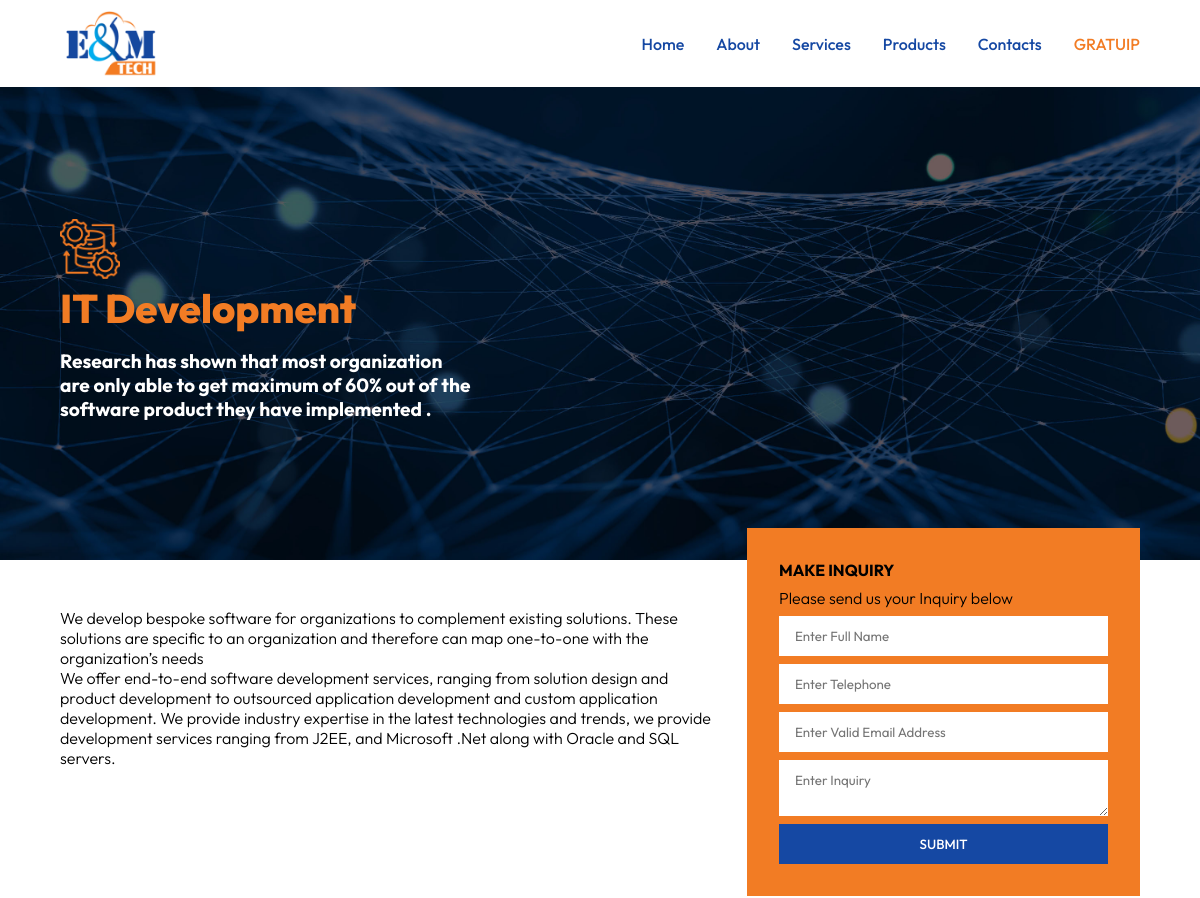
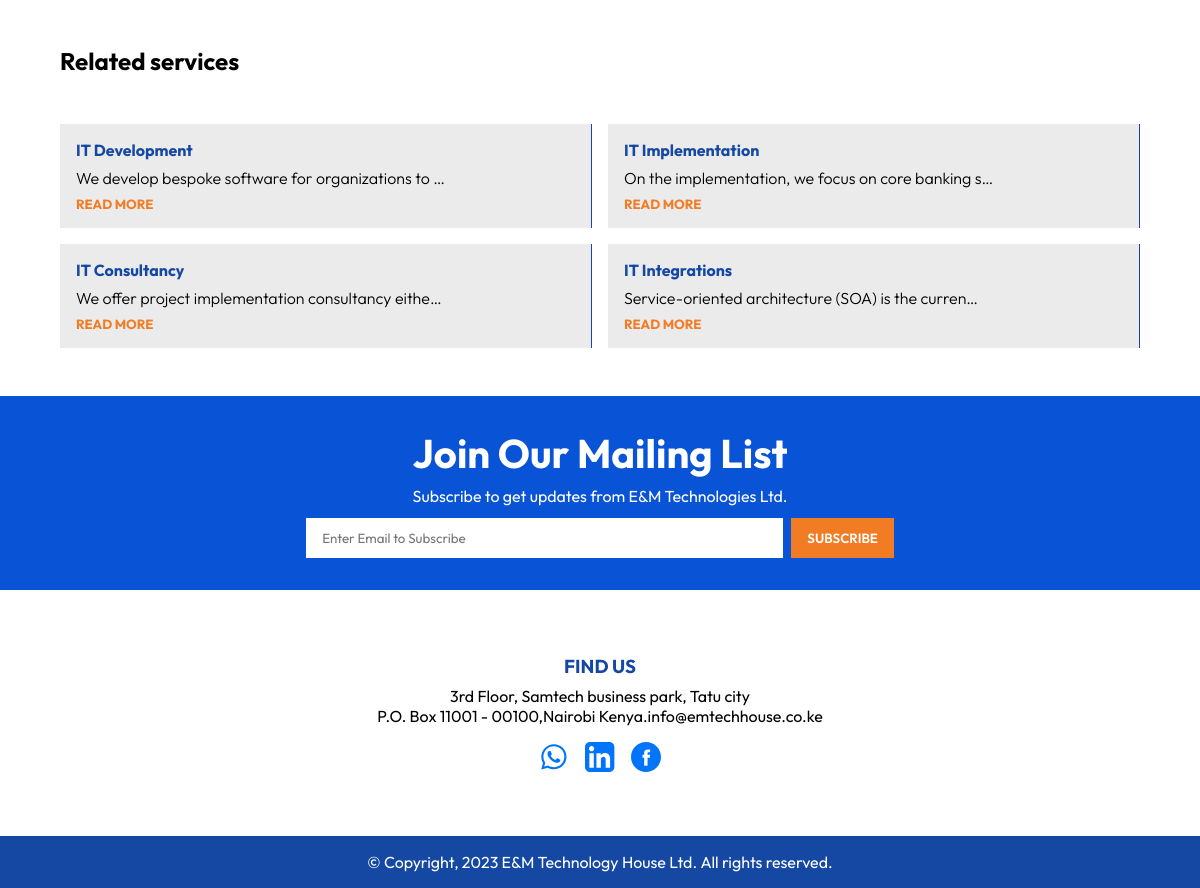
/1/, run on the app's committed database (2 pictures, top to bottom).
### website/models.py (models this page shows, shortened)
class Services(models.Model):
    bg_image = models.ImageField(null=True, blank=True, upload_to='images/service/')
    image = models.ImageField(null=True, blank=True, upload_to='images/service/')
    title= models.CharField(max_length=50)
    description = models.TextField(null=True)
    class Meta:
        verbose_name_plural = "Services"

### website/views.py (the view)
# urls.py: path('<id>/', views.services_detail, name='services_detail'),
def services_detail(request,id):
    services = Services.objects.all()
    serves = get_object_or_404(Services,pk=id)
    return render(request, 'services_detail.html', {"serves" : serves, 'services': services})

### website/templates/services_detail.html (shortened to what this page needs)
{% extends 'base.html'%}
{% load static %}
{% block content %}
    <section class="about-header" style="background-image: url('{{ serves.bg_image.url }}'); background-position: center; background-size: cover;">
        <div class="header-wrapper" >
            <div class="about-half-one" data-aos="fade-up">
                <img src="{{ serves.image.url }}" alt="{{ serves.title }}" width="60px" data-aos="fade-up"/>
                <h3 data-aos="fade-up">{{ serves.title }}</h3>
                <h4 class="contactshead">Research has shown that most organization are only able to get maximum of 60% out of the software product they have implemented .</h4>
            </div>
    </div>
    </section>
    <section class="detailed-content" data-aos="fade-up">
            <div data-aos="fade-up" class="service-body-out" data-aos="fade-up">
                <p data-aos="fade-up">{{ serves.description | safe | linebreaks }}</p>
            </div>
            <div class="reach-out">
                <form class="reachout">
                    <h4>MAKE INQUIRY</h4>
                    <p>Please send us your Inquiry below</p>
                    <input type="text" placeholder="Enter Full Name" required/>
                    <input type="phone" placeholder="Enter Telephone" required/>
                    <input type="email" placeholder="Enter Valid Email Address" required/>
                    <textarea placeholder="Enter Inquiry"></textarea>
                    <button type="submit">SUBMIT</button>
                </form>
            </div>
    </section>
    <section class="detailed-content" data-aos="fade-up">
        <h1>Related services</h1>
    </section>
    <section class="main-services" >
        {% for serve in services %}
            <a href="{% url 'services_detail' serve.id %}">
                <div data-aos="fade-up" class="services_subs" data-aos="fade-up">
                    <h4 data-aos="fade-up">{{ serve.title }}</h4>
                    <p data-aos="fade-up">{{ serve.description |truncatechars:50 }}</p>
                    <h5>READ MORE</h5>
                </div>
            </a>
        {% endfor %}
    </section>
    <section class="newsletter">
        <h3>Join Our Mailing List</h3>
        <p>Subscribe to get updates from E&M Technologies Ltd.</p>
        <forms class="mailinglist">
            <input type="email" placeholder="Enter Email to Subscribe" required />
            <button type="submit">SUBSCRIBE</button>
        </forms>
    </section>
{% endblock %}

### website/static/css/styles.css (style rules this page uses)
* { box-sizing: border-box; font-family: "Outfit", sans-serif; padding: 0; margin: 0; }
body { background-color: #ffffff; }
.newsletter { background-color: #0954d6; padding: 2rem; width: 100%; margin: 0 auto; display: flex; align-items: center; justify-content: center; flex-direction: column; color: white; }
.mailinglist { display: flex; justify-content: center; align-items: center; width: 60%; margin: 0 auto; margin-top: .75rem; gap: .5rem; }
.mailinglist button { background-color: #F27C24; color: #fff; font-weight: 600; cursor: pointer; }
.mailinglist input { padding: .75rem 1rem; border: none; width: 70%; }
.mailinglist button { padding: .75rem 1rem; border: none; }
.newsletter h3 { font-size: 2.5rem; padding-bottom: 0.5rem; }
.about-header { padding-top: 6rem; background-color: #1548A2; height: 70vh; }
.header-wrapper { display: grid; grid-template-columns: 1fr 1fr; justify-content: center; align-items: center; gap: 3rem; max-width: 90%; margin: 0 auto; height: 100%; padding: 3rem 0rem; }
.about-half-one h3 { color: #F27C24; font-weight: 800; font-size: 2.5rem; }
.contactshead { color: white; margin: 1rem 0rem; width: 80%; font-size: 1.2rem; }
.detailed-content { max-width: 90%; margin: 3rem auto; display: grid; grid-template-columns: 2.5fr 1.5fr; align-items: flex-start; justify-content: center; gap: 2rem; font-weight: 300; }
.reachout { display: flex; flex-direction: column; gap: .5rem; width: 100%; margin-top: -5rem; background-color: #F27C24; padding: 2rem; }
.reachout input { padding: .75rem 1rem; background-color: #fff; border: none; }
.reachout textarea { padding: .75rem 1rem; background-color: #fff; border: none; }
.reachout button { padding: .75rem 1rem; background-color: #1548A3; border: none; color: white; font-weight: 500; cursor: pointer; }
.services_subs { background-color: #ebebec; padding: 1rem; border-right: #1548A3 solid 1px; }
.main-services a { list-style: none; text-decoration: none; color: black; }
.main-services { max-width: 90%; margin: 3rem auto; display: grid; grid-template-columns: 1fr 1fr; gap: 1rem; transition: all ease-in-out .3s; }
.services_subs p { font-weight: 300; padding: .5rem 0rem; }
.services_subs h5 { color: #F27C24; }
.services_subs h4 { color: #1548A3; }

### data on the page
Services: bg_image (picture), image (picture), title "IT Development", description "We develop bespoke software for organizations to complement existing solutions. These solutions are specific to an organization and therefore can map one-to-one with the organization’s needs We offer end-to-end software development services, ranging from solution design and product development to outsourced application development and custom application development. We provide industry expertise in the latest technologies and trends, we provide development services ranging from J2EE, and Microsoft .Net along with Oracle and SQL servers.", description "We develop bespoke software for organizations to …"
Services: title "IT Implementation", description "On the implementation, we focus on core banking s…"
Services: title "IT Consultancy", description "We offer project implementation consultancy eithe…"
Services: title "IT Integrations", description "Service-oriented architecture (SOA) is the curren…"
